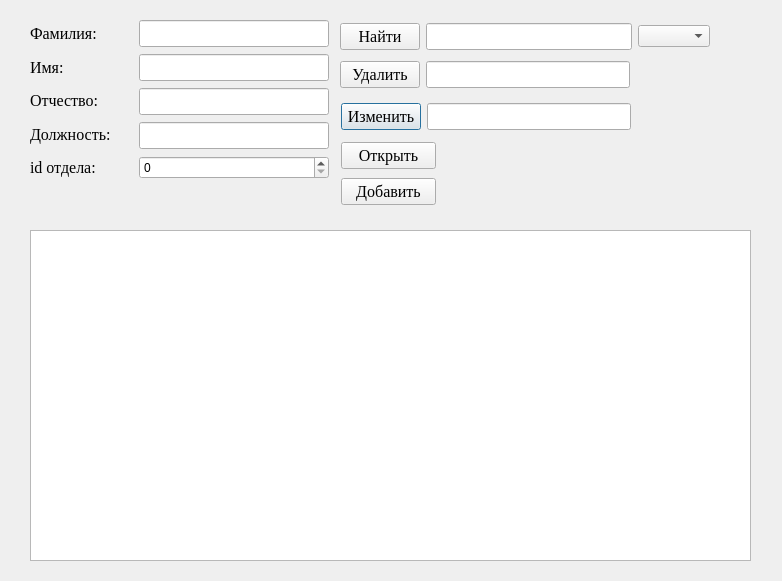
<?xml version="1.0" encoding="UTF-8"?>
<ui version="4.0">
 <class>Dialog</class>
 <widget class="QDialog" name="Dialog">
  <property name="geometry">
   <rect>
    <x>0</x>
    <y>0</y>
    <width>782</width>
    <height>581</height>
   </rect>
  </property>
  <property name="windowTitle">
   <string>Dialog</string>
  </property>
  <widget class="QTableWidget" name="tableWidget">
   <property name="geometry">
    <rect>
     <x>30</x>
     <y>230</y>
     <width>721</width>
     <height>331</height>
    </rect>
   </property>
  </widget>
  <widget class="QWidget" name="layoutWidget">
   <property name="geometry">
    <rect>
     <x>139</x>
     <y>19</y>
     <width>190</width>
     <height>164</height>
    </rect>
   </property>
   <layout class="QVBoxLayout" name="verticalLayout">
    <item>
     <widget class="QLineEdit" name="surname">
      <property name="font">
       <font>
        <family>Times New Roman</family>
        <pointsize>12</pointsize>
       </font>
      </property>
     </widget>
    </item>
    <item>
     <widget class="QLineEdit" name="name">
      <property name="font">
       <font>
        <family>Times New Roman</family>
        <pointsize>12</pointsize>
       </font>
      </property>
     </widget>
    </item>
    <item>
     <widget class="QLineEdit" name="patronymic">
      <property name="font">
       <font>
        <family>Times New Roman</family>
        <pointsize>12</pointsize>
       </font>
      </property>
     </widget>
    </item>
    <item>
     <widget class="QLineEdit" name="post">
      <property name="font">
       <font>
        <family>Times New Roman</family>
        <pointsize>12</pointsize>
       </font>
      </property>
     </widget>
    </item>
    <item>
     <widget class="QSpinBox" name="iddepartment"/>
    </item>
   </layout>
  </widget>
  <widget class="QWidget" name="layoutWidget">
   <property name="geometry">
    <rect>
     <x>30</x>
     <y>20</y>
     <width>105</width>
     <height>161</height>
    </rect>
   </property>
   <layout class="QVBoxLayout" name="verticalLayout_3">
    <item>
     <widget class="QLabel" name="label_5">
      <property name="font">
       <font>
        <family>Times New Roman</family>
        <pointsize>12</pointsize>
       </font>
      </property>
      <property name="text">
       <string>Фамилия:</string>
      </property>
     </widget>
    </item>
    <item>
     <widget class="QLabel" name="label_2">
      <property name="font">
       <font>
        <family>Times New Roman</family>
        <pointsize>12</pointsize>
       </font>
      </property>
      <property name="text">
       <string>Имя:</string>
      </property>
     </widget>
    </item>
    <item>
     <widget class="QLabel" name="label">
      <property name="font">
       <font>
        <family>Times New Roman</family>
        <pointsize>12</pointsize>
       </font>
      </property>
      <property name="text">
       <string>Отчество:</string>
      </property>
     </widget>
    </item>
    <item>
     <widget class="QLabel" name="label_4">
      <property name="font">
       <font>
        <family>Times New Roman</family>
        <pointsize>12</pointsize>
       </font>
      </property>
      <property name="text">
       <string>Должность:</string>
      </property>
     </widget>
    </item>
    <item>
     <widget class="QLabel" name="label_3">
      <property name="font">
       <font>
        <family>Times New Roman</family>
        <pointsize>12</pointsize>
       </font>
      </property>
      <property name="text">
       <string>id отдела:</string>
      </property>
     </widget>
    </item>
   </layout>
  </widget>
  <widget class="QWidget" name="layoutWidget_2">
   <property name="geometry">
    <rect>
     <x>341</x>
     <y>100</y>
     <width>290</width>
     <height>33</height>
    </rect>
   </property>
   <layout class="QHBoxLayout" name="horizontalLayout_2">
    <item>
     <widget class="QPushButton" name="open_4">
      <property name="font">
       <font>
        <family>Times New Roman</family>
        <pointsize>12</pointsize>
       </font>
      </property>
      <property name="text">
       <string>Изменить</string>
      </property>
     </widget>
    </item>
    <item>
     <widget class="QLineEdit" name="leclear_4">
      <property name="font">
       <font>
        <family>Times New Roman</family>
        <pointsize>12</pointsize>
       </font>
      </property>
     </widget>
    </item>
   </layout>
  </widget>
  <widget class="QWidget" name="layoutWidget_3">
   <property name="geometry">
    <rect>
     <x>341</x>
     <y>139</y>
     <width>95</width>
     <height>71</height>
    </rect>
   </property>
   <layout class="QVBoxLayout" name="verticalLayout_2">
    <item>
     <widget class="QPushButton" name="open_5">
      <property name="font">
       <font>
        <family>Times New Roman</family>
        <pointsize>12</pointsize>
       </font>
      </property>
      <property name="text">
       <string>Открыть</string>
      </property>
     </widget>
    </item>
    <item>
     <widget class="QPushButton" name="insert_3">
      <property name="font">
       <font>
        <family>Times New Roman</family>
        <pointsize>12</pointsize>
       </font>
      </property>
      <property name="text">
       <string>Добавить</string>
      </property>
     </widget>
    </item>
   </layout>
  </widget>
  <widget class="QWidget" name="layoutWidget_4">
   <property name="geometry">
    <rect>
     <x>340</x>
     <y>58</y>
     <width>290</width>
     <height>33</height>
    </rect>
   </property>
   <layout class="QHBoxLayout" name="horizontalLayout_3">
    <item>
     <widget class="QPushButton" name="delete_4">
      <property name="font">
       <font>
        <family>Times New Roman</family>
        <pointsize>12</pointsize>
       </font>
      </property>
      <property name="text">
       <string>Удалить</string>
      </property>
     </widget>
    </item>
    <item>
     <widget class="QLineEdit" name="leclear_5">
      <property name="font">
       <font>
        <family>Times New Roman</family>
        <pointsize>12</pointsize>
       </font>
      </property>
     </widget>
    </item>
   </layout>
  </widget>
  <widget class="QWidget" name="layoutWidget_5">
   <property name="geometry">
    <rect>
     <x>340</x>
     <y>20</y>
     <width>370</width>
     <height>33</height>
    </rect>
   </property>
   <layout class="QHBoxLayout" name="horizontalLayout_4">
    <item>
     <widget class="QPushButton" name="find_3">
      <property name="font">
       <font>
        <family>Times New Roman</family>
        <pointsize>12</pointsize>
       </font>
      </property>
      <property name="text">
       <string>Найти</string>
      </property>
     </widget>
    </item>
    <item>
     <widget class="QLineEdit" name="leinsert_2">
      <property name="font">
       <font>
        <family>Times New Roman</family>
        <pointsize>12</pointsize>
       </font>
      </property>
     </widget>
    </item>
    <item>
     <widget class="QComboBox" name="cbinsert_3"/>
    </item>
   </layout>
  </widget>
 </widget>
 <resources/>
 <connections/>
</ui>
